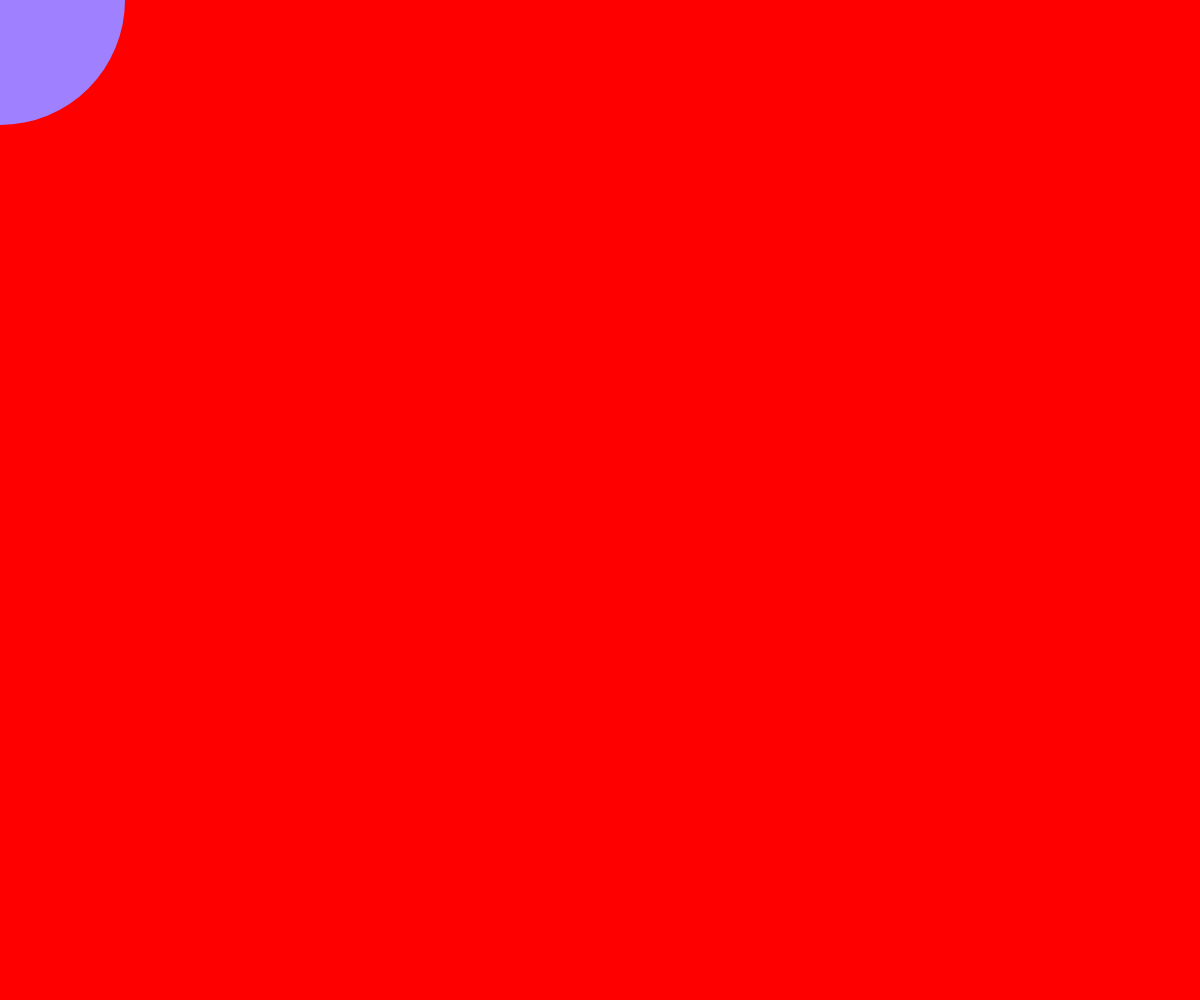
Frame 1 (no input)
Frame 60 (no input): identical to frame 1, image omitted
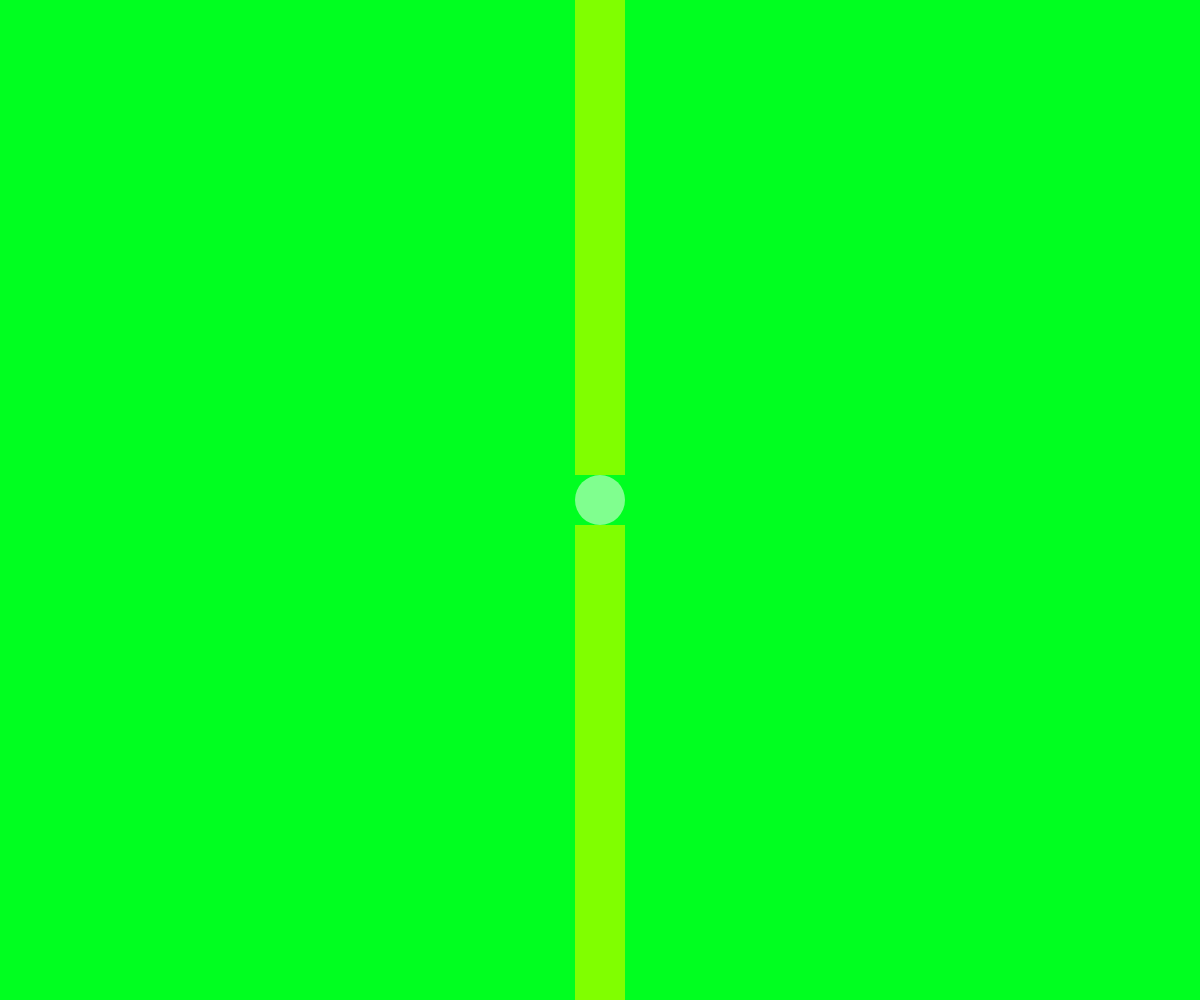
Frame 120 (the mouse pressed at the canvas centre since frame 60)

The p5.js sketch that drew these frames (run headless with seeded random() and noise() and a simulated clock; from frame 60 on, the mouse is pressed at the canvas centre):

// p5.js sketch
// ── sketch.js
let minBallSize = 50;
let maxBallSize = 200;
let ellipseSize = 0;
let colorVal = 0;
const rectW = minBallSize;
function setup() {
	let cnv = createCanvas(windowWidth, windowHeight);
	cnv.position(0, 0);
	cnv.style('z-index', '-1');
	cnv.style('position', 'fixed');
	document.getElementById('defaultCanvas0').style.position = 'fixed';
	colorz = [
		color(255, 0, 0),
		color(0, 255, 0),
		color(0, 0, 255),
		color(0, 255, 255),
	];
	colorMode(HSB);
}

function draw() {
	colorVal = map(mouseX, 0, width, 0, 255);
	let angle = map(mouseX, 0, width, 0, PI);
	ellipseSize = abs(cos(angle) * maxBallSize) + minBallSize;
	background(colorVal, 255, 255)
	noStroke();
	fill(mouseX % 255, 255, 255);
	rect(width/ 2 - rectW / 2, 0, rectW, mouseY - minBallSize / 2);
	rect(width/ 2 - rectW / 2, (mouseY - minBallSize / 2) + minBallSize, rectW, height);
	fill(255 - colorVal, 50, 200);
	ellipse(mouseX, mouseY, ellipseSize);
}
